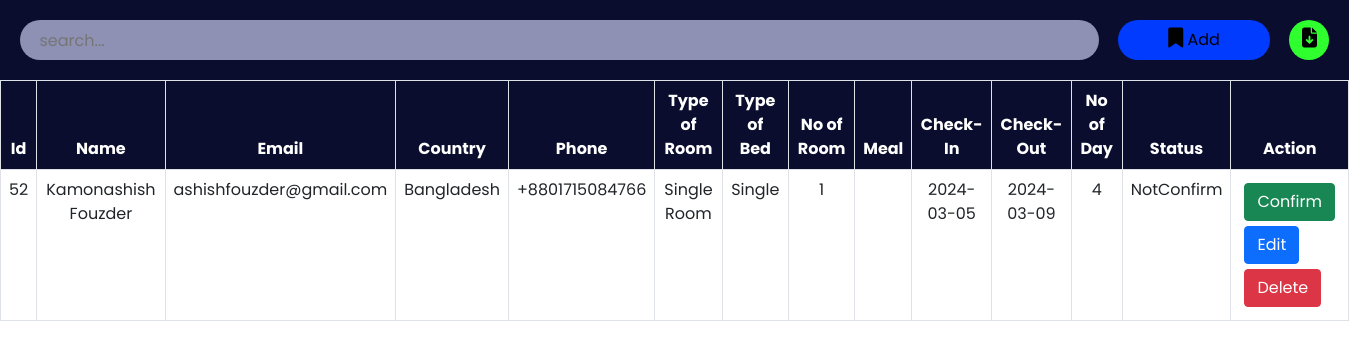
The page /admin/roombook.php on the database its author committed.
### tables this page shows
CREATE TABLE `roombook` (
  `id` int(10) NOT NULL,
  `Name` varchar(50) NOT NULL,
  `Email` varchar(50) NOT NULL,
  `Country` varchar(30) NOT NULL,
  `Phone` varchar(30) NOT NULL,
  `RoomType` varchar(30) NOT NULL,
  `Bed` varchar(30) NOT NULL,
  `Meal` varchar(30) NOT NULL,
  `NoofRoom` varchar(30) NOT NULL,
  `cin` date NOT NULL,
  `cout` date NOT NULL,
  `nodays` int(50) NOT NULL,
  `stat` varchar(30) NOT NULL
);

### admin/roombook.php (the view, shortened to what this page needs)
<?php
include '../config.php';
?>
<!DOCTYPE html>
<html lang="en">
<head>
    <link href="https://cdn.jsdelivr.net/npm/bootstrap@5.0.2/dist/css/bootstrap.min.css" rel="stylesheet">
    <link rel="stylesheet" href="https://cdnjs.cloudflare.com/ajax/libs/font-awesome/6.2.0/css/all.min.css" />
    <link rel="stylesheet" href="./css/roombook.css">
</head>
<body>
    <div class="searchsection">
        <input type="text" name="search_bar" id="search_bar" placeholder="search..." onkeyup="searchFun()">
        <button class="adduser" id="adduser" onclick="adduseropen()"><i class="fa-solid fa-bookmark"></i> Add</button>
        <form action="./exportdata.php" method="post">
            <button class="exportexcel" id="exportexcel" name="exportexcel" type="submit"><i class="fa-solid fa-file-arrow-down"></i></button>
        </form>
    </div>
    <div class="roombooktable" class="table-responsive-xl">
        <?php
            $roombooktablesql = "SELECT * FROM roombook";
            $roombookresult = mysqli_query($conn, $roombooktablesql);
        ?>
        <table class="table table-bordered" id="table-data">
            <thead>
                <tr>
                    <th scope="col">Id</th>
                    <th scope="col">Name</th>
                    <th scope="col">Email</th>
                    <th scope="col">Country</th>
                    <th scope="col">Phone</th>
                    <th scope="col">Type of Room</th>
                    <th scope="col">Type of Bed</th>
                    <th scope="col">No of Room</th>
                    <th scope="col">Meal</th>
                    <th scope="col">Check-In</th>
                    <th scope="col">Check-Out</th>
                    <th scope="col">No of Day</th>
                    <th scope="col">Status</th>
                    <th scope="col" class="action">Action</th>
                </tr>
            </thead>
            <tbody>
            <?php
            while ($res = mysqli_fetch_array($roombookresult)) {
            ?>
                <tr>
                    <td><?php echo $res['id'] ?></td>
                    <td><?php echo $res['Name'] ?></td>
                    <td><?php echo $res['Email'] ?></td>
                    <td><?php echo $res['Country'] ?></td>
                    <td><?php echo $res['Phone'] ?></td>
                    <td><?php echo $res['RoomType'] ?></td>
                    <td><?php echo $res['Bed'] ?></td>
                    <td><?php echo $res['NoofRoom'] ?></td>
                    <td><?php echo $res['Meal'] ?></td>
                    <td><?php echo $res['cin'] ?></td>
                    <td><?php echo $res['cout'] ?></td>
                    <td><?php echo $res['nodays'] ?></td>
                    <td><?php echo $res['stat'] ?></td>
                    <td class="action">
                        <?php
                            if($res['stat'] == "Confirm")
                            {
                                echo " ";
                            }
                            else
                            {
                                echo "<a href='roomconfirm.php?id=". $res['id'] ."'><button class='btn btn-success'>Confirm</button></a>";
                            }
                        ?>
                        <a href="roombookedit.php?id=<?php echo $res['id'] ?>"><button class="btn btn-primary">Edit</button></a>
                        <a href="roombookdelete.php?id=<?php echo $res['id'] ?>"><button class='btn btn-danger'>Delete</button></a>
                    </td>
                </tr>
            <?php
            }
            ?>
            </tbody>
        </table>
    </div>
</body>
</html>

### admin/css/roombook.css (style rules this page uses)
:root { --bg-text-shadow: 0 2px 4px rgb(13 0 77 / 8%), 0 3px 6px rgb(13 0 77 / 8%), 0 8px 16px rgb(13 0 77 / 8%); --bg-box-shadow: 0px 0px 20px 6px rgba(26, 30, 164, 0.31); }
body { background-color: #ffff; }
* { margin: 0; padding: 0; font-family: 'Poppins', sans-serif; }
i { font-size: 20px; }
.searchsection { height: 80px; width: 100%; display: flex; justify-content: space-evenly; align-items: center; background-color: #0a0d2d; position: fixed; z-index: 500; }
#search_bar { height: 40px; width: 80%; border: none; background-color: rgba(195, 198, 233, 0.714); padding-left: 20px; border-radius: 30px; }
#adduser { height: 40px; background-color: rgb(0, 59, 254); border: none; border-radius: 30px; padding: 0 50px; }
.exportexcel { height: 40px; width: 40px; background-color: rgb(47, 255, 47); border: none; border-radius: 50%; }
a { color: black; }
.roombooktable { position: absolute; color: #0a0d2d; margin-top: 80px; width: 100%; height: 100vh; padding-bottom: 900px; }
.roombooktable thead { background-color: #0a0d2d; color: white; text-align: center; }
.roombooktable tbody { text-align: center; }
.action a { text-decoration: none; }
.action button { display: flex; flex-wrap: wrap; margin: 5px; }

### rows shown on the page
roombook: id "52", Name "Kamonashish Fouzder", Email "ashishfouzder@gmail.com", Country "Bangladesh", Phone "+8801715084766", RoomType "Single Room", Bed "Single", NoofRoom "1", cin "2024-03-05", cout "2024-03-09", nodays "4", stat "NotConfirm"
